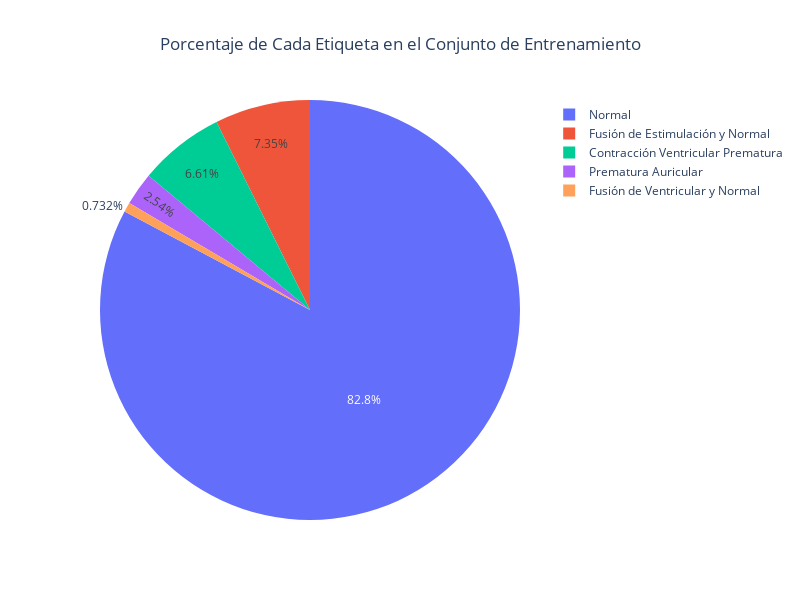

Notebook source saved alongside this figure:
### Code cell
# Diccionario de etiquetas
labels = {
    0: "Normal",
    1: "Prematura Auricular",
    2: "Contracción Ventricular Prematura",
    3: "Fusión de Ventricular y Normal",
    4: "Fusión de Estimulación y Normal"
}

# Conteo de etiquetas en el conjunto de entrenamiento
value_counts_train = pd.Series(y_train).value_counts().sort_index()         # Obtener conteo de cada clase
value_counts_train.index = value_counts_train.index.map(labels)             # Renombrar índices con etiquetas legibles

# Crear gráfica de pastel
pie_fig = px.pie(
    names=value_counts_train.index,
    values=value_counts_train.values,
    title="Porcentaje de Cada Etiqueta en el Conjunto de Entrenamiento"
)

pie_fig.update_layout(title_x=0.5, width=800, height=600)                   # Configuración de diseño

print("Distribución en el conjunto de entrenamiento")                       
print("---------------------------------------------")                      
print(pd.Series(y_train).value_counts().sort_index())
print("---------------------------------------------") 
pie_fig.show()                                                              # Mostrar gráfica

### Figure 1 — Plotly figure (JSON) as saved in the notebook; plotly's stock layout.template omitted (floating-point values rounded to 4 significant figures)
{"data": [{"domain": {"x": [0, 1], "y": [0, 1]}, "hovertemplate": "label=%{label}<br>value=%{value}<extra></extra>", "labels": ["Normal", "Prematura Auricular", "Contracción Ventricular Prematura", "Fusión de Ventricular y Normal", "Fusión de Estimulación y Normal"], "legendgroup": "", "name": "", "showlegend": true, "type": "pie", "values": [72471, 2223, 5788, 641, 6431]}], "layout": {"height": 600, "legend": {"tracegroupgap": 0}, "title": {"text": "Porcentaje de Cada Etiqueta en el Conjunto de Entrenamiento", "x": 0.5}, "width": 800}}
